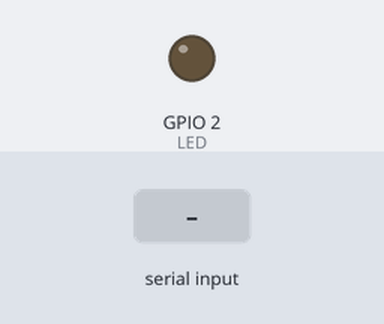
The sketch below on a simulated ESP32. On the bench: output pins drawn as LEDs (lit = HIGH). Dashed ring = blinking. The inputs (shaded band) are chosen by the test bench. WiFi joins after 1.5 s; servers stay silent unless stated; uploads are accepted with an empty reply; what the sketch prints to the serial monitor is not drawn.

Above: at 0.1 s.
At 1.7 s:
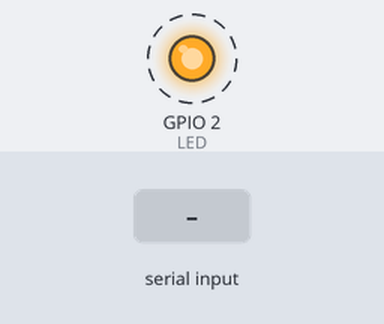
At 2.4 s:
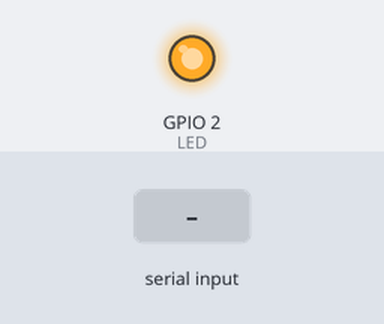
2.5 s: "post\n" received over Serial
Timing chart, 0 to 5.5 s (numbered marks = the images above; inputs shaded):
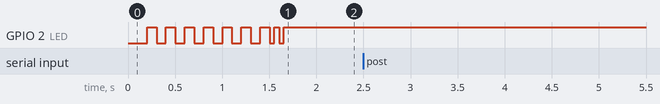

Measured:
- after the input at 2.5 s, every drawn part: stays the same
- by itself, GPIO 2 (LED): alternates HIGH for 0.10 s and LOW for 0.10 s, 17 changes in all, then stays HIGH

The sketch:

esp32_to_hue.ino
```cpp
// Load Wi-Fi library
#include <Arduino.h>
#include <WiFi.h>
#include <ArduinoHttpClient.h>

#define LED 2

// Replace with your network credentials
const char* ssid = "Ozark Escape";
const char* password = "0zark3scap3";

// Set your Static IP address
// IMPORTANT: This must be unique or each arduino!
IPAddress local_IP(192, 168, 0, 99);

IPAddress gateway(192, 168, 0, 1); // may vary per router
IPAddress subnet(255, 255, 255, 0); // check cmd ipconfig to check
IPAddress primaryDNS(8, 8, 8, 8);    //optional
IPAddress secondaryDNS(8, 8, 4, 4);  //optional

char serverAddress[] = "192.168.0.11";  // hue bridge ip
int port = 80;
WiFiClient wifi;
HttpClient client = HttpClient(wifi, serverAddress, port); // hue connection
int status = WL_IDLE_STATUS;

void setup() {
  Serial.begin(9600);
  // Initialize pins
  pinMode(LED, OUTPUT);
}

void httpRequest(String type, String url, String body) {
  if (type == "post") {
    client.post(url, "application/x-www-form-urlencoded", body);
  } else if ( type == "put" ) {
    client.put(url, "application/x-www-form-urlencoded", body);
  }
  int statusCode = client.responseStatusCode();
  String response = client.responseBody();
  if ( statusCode == 200 ) {
    Serial.println("Http Request Succeeded 200");
  } else {
    Serial.print( type + " [" + url + "] Connection Failed. Code: ");
    Serial.println(statusCode);
  }
}

void ChangeLight(String lightNum, String Body) {
  httpRequest("put","/api/fnxBRnbmb9MwNOKZsvvJl7Ex-hphqPLX4k8mAqA0/lights/" + lightNum + "/state",Body);
}

String command;

void loop() {
  if (Serial.available()) {
    command = Serial.readStringUntil('\n');
    command.trim();
    if (command.equals("open")) {
      ChangeLight("33","{\"on\":true,\"bri\":254,\"hue\":25000,\"sat\":140}");
      ChangeLight("28","{\"on\":true,\"bri\":254,\"hue\":25000,\"sat\":140}");
    } else if (command.equals("close")) {
      ChangeLight("33","{\"on\":true,\"bri\":254,\"hue\":65535,\"sat\":254}");
      ChangeLight("28","{\"on\":true,\"bri\":254,\"hue\":65535,\"sat\":254}");
    } else {
      ChangeLight("33","{\"on\":true,\"bri\":254,\"hue\":"+command+",\"sat\":254}");
      ChangeLight("28","{\"on\":true,\"bri\":254,\"hue\":"+command+",\"sat\":254}");
    }
  }
  if (WiFi.status() == WL_CONNECTED) {
    //
  } else {
    attemptWifiConnection();
  }
}

void attemptWifiConnection() {
    // Configures static IP address
  if (!WiFi.config(local_IP, gateway, subnet, primaryDNS, secondaryDNS)) {
    Serial.println("STA Failed to configure, DHCP error! Using random assigned IP!");
    Serial.println("Please update router settings to allow DHCP and static IP.");
  }

  // Connect to Wi-Fi network with SSID and password
  Serial.print("\n\n\nConnecting to ");
  Serial.println(ssid);
  WiFi.begin(ssid, password);
  bool blink = false;
  int timeout = millis() + 10000;
  while ( !(WiFi.status() == WL_CONNECTED || timeout < millis() ) ) {
    delay(100);  // LED BLINKS WHEN TRYING TO CONNECT
    if (blink) {
      digitalWrite(LED, HIGH);
      blink = false;
    } else {
      digitalWrite(LED, LOW);
      blink = true;
    }
    Serial.print(".");
  }
  // Print local IP address and start web server
  if (WiFi.status() != WL_CONNECTED) {
    Serial.println("");
    Serial.println("WiFi Failed to connect. Retrying.");
  } else {
    Serial.println("");
    Serial.println("WiFi connected.");
    Serial.println("IP address: ");
    Serial.println(WiFi.localIP());
    // BLINK A FEW TIMES FAST TO SIGNIFIY CONNECTION SUCCESS
    digitalWrite(LED, LOW);
    delay(50);
    digitalWrite(LED, HIGH);
    delay(50);
    digitalWrite(LED, LOW);
    delay(50);
    digitalWrite(LED, HIGH);
  }
}
```
